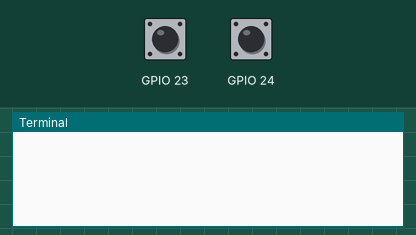
The program below on a simulated Raspberry Pi (BCM pin numbers). Parts: the last lines printed to the terminal. The test bench sets the inputs (shaded band); at power-on: GPIO 24 LOW, GPIO 23 HIGH. At 2.9 s the program stops and its outputs stay as they are.

Above: at 1.2 s.
1.3 s: GPIO 24 pulled HIGH for 0.15 s
At 2.3 s:
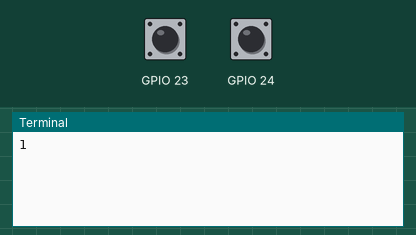
2.9 s: GPIO 23 pulled LOW for 0.15 s
At 3.5 s:
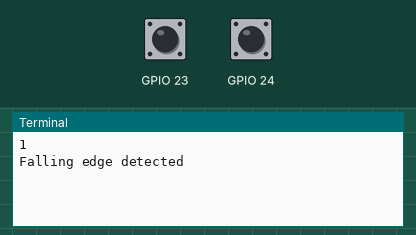

The program:

btn_interrupt.py
```python
import RPi.GPIO as GPIO
import time

GPIO.setmode(GPIO.BCM)
count = 0

def handler(channel) :
	global count
	count = count + 1
	print(count)

GPIO.setup(23, GPIO.IN, pull_up_down=GPIO.PUD_UP)
GPIO.setup(24, GPIO.IN, pull_up_down=GPIO.PUD_DOWN)
GPIO.add_event_detect(24, GPIO.RISING, callback=handler)

try :
	GPIO.wait_for_edge(23, GPIO.FALLING)
	print("Falling edge detected")
except KeyboadrInterrupt :
	GPIO.cleanup()
GPIO.cleanup()
```

Measured:
- after the input at 1.3 s, the terminal: prints a new line at once (image 1)
- after the input at 2.9 s, the terminal: prints a new line at once (image 2)
